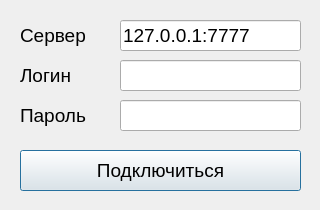
<?xml version="1.0" encoding="UTF-8"?>
<ui version="4.0">
 <class>ConnectDialog</class>
 <widget class="QDialog" name="ConnectDialog">
  <property name="geometry">
   <rect>
    <x>0</x>
    <y>0</y>
    <width>320</width>
    <height>210</height>
   </rect>
  </property>
  <property name="windowTitle">
   <string>Dialog</string>
  </property>
  <widget class="QLabel" name="label">
   <property name="geometry">
    <rect>
     <x>20</x>
     <y>20</y>
     <width>91</width>
     <height>30</height>
    </rect>
   </property>
   <property name="font">
    <font>
     <pointsize>14</pointsize>
    </font>
   </property>
   <property name="text">
    <string>Сервер</string>
   </property>
  </widget>
  <widget class="QLineEdit" name="lineEditLogin">
   <property name="geometry">
    <rect>
     <x>120</x>
     <y>60</y>
     <width>181</width>
     <height>31</height>
    </rect>
   </property>
   <property name="font">
    <font>
     <pointsize>14</pointsize>
    </font>
   </property>
  </widget>
  <widget class="QLineEdit" name="lineEditPassword">
   <property name="geometry">
    <rect>
     <x>120</x>
     <y>100</y>
     <width>181</width>
     <height>31</height>
    </rect>
   </property>
   <property name="font">
    <font>
     <pointsize>14</pointsize>
    </font>
   </property>
  </widget>
  <widget class="QLineEdit" name="lineEditIP">
   <property name="geometry">
    <rect>
     <x>120</x>
     <y>20</y>
     <width>181</width>
     <height>31</height>
    </rect>
   </property>
   <property name="font">
    <font>
     <pointsize>14</pointsize>
    </font>
   </property>
   <property name="text">
    <string>127.0.0.1:7777</string>
   </property>
  </widget>
  <widget class="QLabel" name="label_2">
   <property name="geometry">
    <rect>
     <x>20</x>
     <y>60</y>
     <width>91</width>
     <height>31</height>
    </rect>
   </property>
   <property name="font">
    <font>
     <pointsize>14</pointsize>
    </font>
   </property>
   <property name="text">
    <string>Логин</string>
   </property>
  </widget>
  <widget class="QLabel" name="label_3">
   <property name="geometry">
    <rect>
     <x>20</x>
     <y>100</y>
     <width>91</width>
     <height>31</height>
    </rect>
   </property>
   <property name="font">
    <font>
     <pointsize>14</pointsize>
    </font>
   </property>
   <property name="text">
    <string>Пароль</string>
   </property>
  </widget>
  <widget class="QPushButton" name="pushButtonConnect">
   <property name="geometry">
    <rect>
     <x>20</x>
     <y>150</y>
     <width>281</width>
     <height>41</height>
    </rect>
   </property>
   <property name="font">
    <font>
     <pointsize>14</pointsize>
    </font>
   </property>
   <property name="text">
    <string>Подключиться</string>
   </property>
  </widget>
 </widget>
 <resources/>
 <connections/>
</ui>
